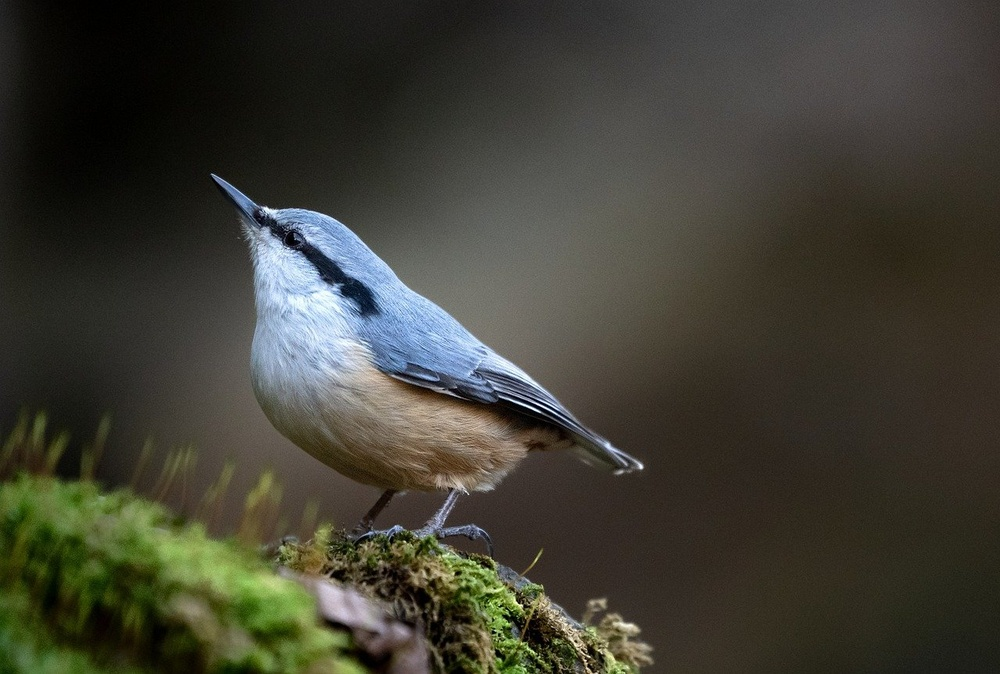
#> input picture bird.jpg, 1000 x 674 px, shrunk from 1280 x 863 before the run
$ python 'Cv_GraySCALE Test.py'
#> lines starting #> are read from the running program, lines starting #| are printed output that depends on the picture
import cv2
import matplotlib.pyplot as plt

image = cv2.imread('bird.jpg', cv2.IMREAD_GRAYSCALE)
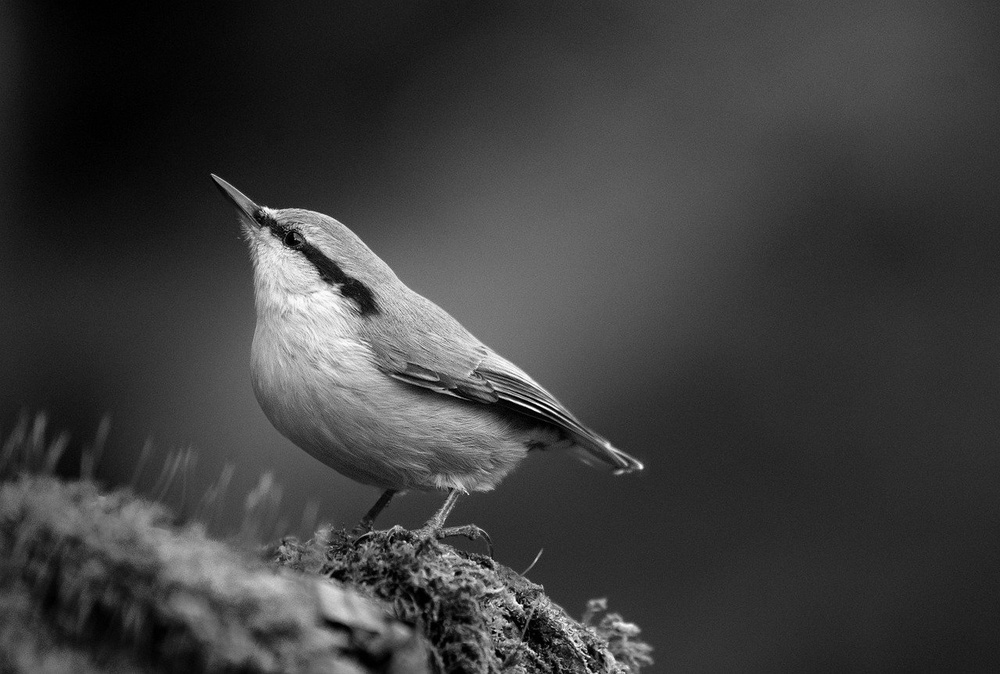
#> image: shape (674, 1000); min 0, max 255, mean 61.5
#cv2.IMREAD_GRAYSCALE 을 통해 사진을 읽어들이면, Gray색상으로 사진을 읽어들인다는 것을 확인하였다.
cv2.imshow('Image Basic',image)
cv2.waitKey(0)
